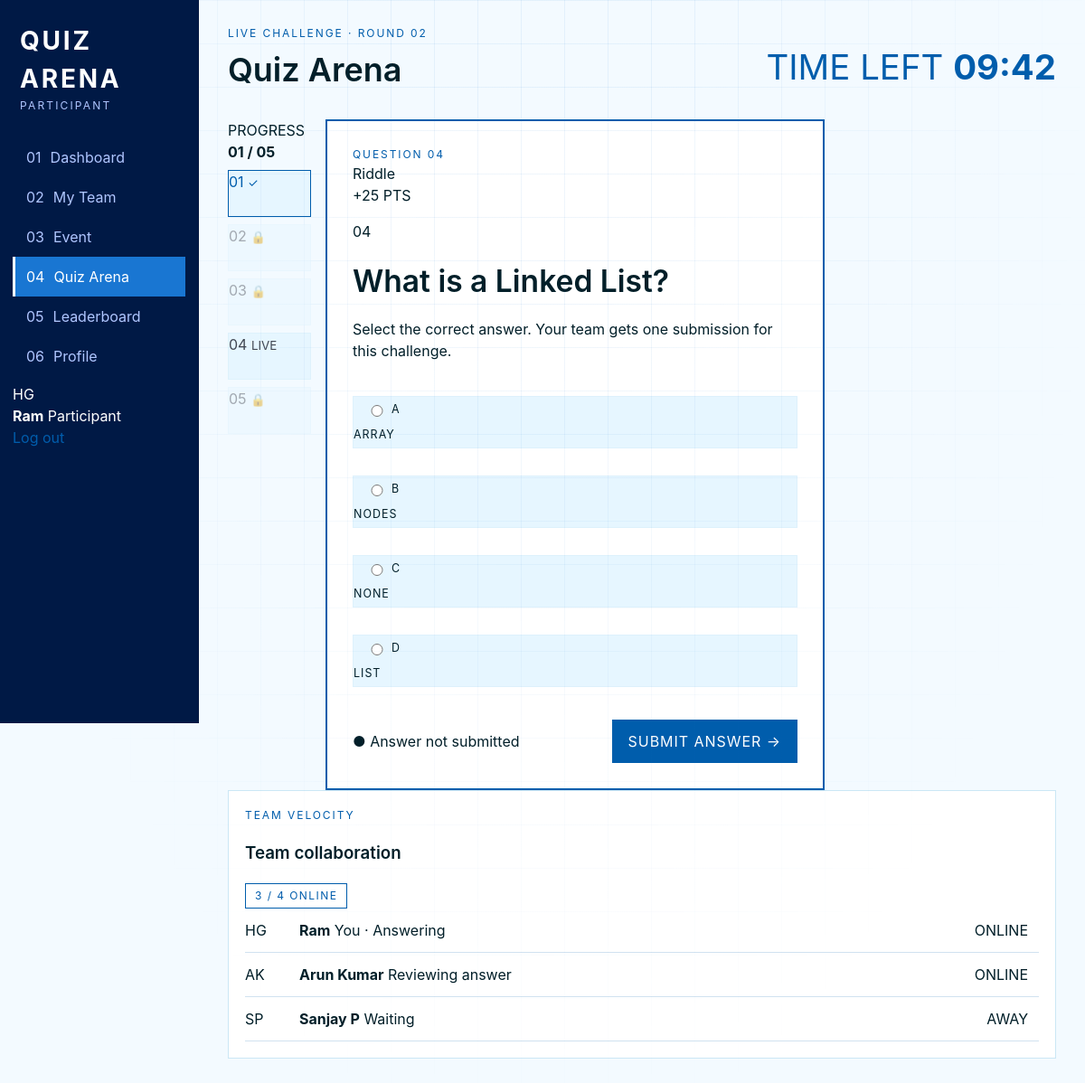
Screenshot of /student/arena/4 (signed in) with the database file from the repository.
### app.py (models this page shows)
class User(Base):
    __tablename__ = 'users'
    id = Column(Integer, primary_key=True, index=True)
    fullname = Column(String)
    email = Column(String, unique=True, index=True)
    password = Column(String)
    role = Column(String, default="student")
    team_id = Column(Integer, ForeignKey('teams.id'), nullable=True)
    team = relationship("Team", back_populates="members")

class Question(Base):
    __tablename__ = 'questions'
    id = Column(Integer, primary_key=True, index=True)
    question_text = Column(String)
    option_a = Column(String)
    option_b = Column(String)
    option_c = Column(String)
    option_d = Column(String)
    correct_option = Column(String)
    points = Column(Integer, default=10)
    type = Column(String, default="MCQ")
    submissions = relationship("Submission", back_populates="question")

### app.py (the view)
@app.route('/student/arena')
@app.route('/student/arena/<int:question_id>')
@login_required
def student_arena(question_id=None):
    db = get_db()
    user = db.query(User).filter(User.id == session.get('user_id')).first()
    if not user or not user.team_id:
        flash("You are not part of a team.")
        return redirect(url_for('student_dashboard'))
    submissions = db.query(Submission).filter(Submission.team_id == user.team_id).all()
    submitted_question_ids = [s.question_id for s in submissions]
    submitted_dict = {s.question_id: s for s in submissions}
    all_questions = db.query(Question).all()
    if question_id:
        current_question = next((q for q in all_questions if q.id == question_id), None)
    else:
        current_question = next((q for q in all_questions if q.id not in submitted_question_ids), None)
    total_questions = len(all_questions)
    answered_questions = len(submitted_question_ids)
    return render_template('arenastudent.html',
                           question=current_question,
                           all_questions=all_questions,
                           submitted_dict=submitted_dict,
                           total_questions=total_questions,
                           answered_questions=answered_questions,
                           user=session,
                           team=user.team)

### app.py (called while the page is built)
def get_db():
    if 'db' not in g:
        g.db = SessionLocal()
    return g.db

@app.teardown_appcontext
def teardown_db(exception):
    db = g.pop('db', None)
    if db is not None:
        db.close()

def login_required(f):
    @wraps(f)
    def decorated_function(*args, **kwargs):
        if 'logged_in' not in session:
            return redirect(url_for('login'))
        return f(*args, **kwargs)
    return decorated_function

### templates/arenastudent.html (shortened to what this page needs)
<!DOCTYPE html>
<html lang="en">
<head>
  <link rel="stylesheet" href="{{ url_for('static', filename='css/style.css') }}">
</head>
<body class="app-body" data-page="arena">
  <aside class="side-nav">
    <div class="brand-mark">
      <div>
        <strong style="font-size: 1.75rem; letter-spacing: 0.1em; color: var(--primary);">QUIZ ARENA</strong>
        <span>Participant</span>
      </div>
    </div>
    <nav>
      <a href="{{ url_for('student_dashboard') }}" class="nav-link">
        <span>01</span>
        Dashboard
      </a>
      <a href="{{ url_for('student_team') }}" class="nav-link">
        <span>02</span>
        My Team
      </a>
      <a href="{{ url_for('student_event') }}" class="nav-link">
        <span>03</span>
        Event
      </a>
      <a href="{{ url_for('student_arena') }}" class="nav-link active">
        <span>04</span>
        Quiz Arena
      </a>
      <a href="{{ url_for('student_leaderboard') }}" class="nav-link">
        <span>05</span>
        Leaderboard
      </a>
      <a href="{{ url_for('student_profile') }}" class="nav-link">
        <span>06</span>
        Profile
      </a>
    </nav>
    <div class="side-bottom">
      <div class="mini-profile">
        <div class="avatar">HG</div>
        <div>
          <strong>{{ user.get("fullname", "Student") }}</strong>
          <span>Participant</span>
        </div>
      </div>
      <a href="{{ url_for('logout') }}" class="logout-link">
        Log out
      </a>
    </div>
  </aside>
  <main class="content">
    <header class="topbar">
      <div>
        <p class="kicker">LIVE CHALLENGE · ROUND 02</p>
        <h1 class="page-title">
          Quiz Arena
        </h1>
      </div>
      <div class="timer">
        <span>TIME LEFT</span>
        <strong id="timer">09:42</strong>
      </div>
    </header>
    <section class="arena-shell">
      <aside class="q-rail">
        <div class="q-rail-head">
          <span>PROGRESS</span>
          <strong>{{ '%02d' % answered_questions }} / {{ '%02d' % total_questions }}</strong>
        </div>
        {% for q in all_questions %}
            <a href="{{ url_for('student_arena', question_id=q.id) }}" style="text-decoration: none; color: inherit; display: block;">
            {% if q.id in submitted_dict %}
                <div class="q-node done {% if question and question.id == q.id %}active{% endif %}" style="{% if question and question.id == q.id %}border: 2px solid #005dac;{% endif %}">
                  <span>{{ '%02d' % loop.index }}</span>
                  <small>✓</small>
                </div>
            {% elif (not question and q.id not in submitted_dict) or (question and question.id == q.id) %}
                <div class="q-node active">
                  <span>{{ '%02d' % loop.index }}</span>
                  <small>LIVE</small>
                </div>
            {% else %}
                <div class="q-node locked">
                  <span>{{ '%02d' % loop.index }}</span>
                  <small>🔒</small>
                </div>
            {% endif %}
            </a>
        {% endfor %}
      </aside>
      <div class="question-stage">
        {% if question %}
        <div class="question-top">
          <div>
            <p class="kicker">QUESTION {{ '%02d' % question.id }}</p>
            <span class="question-type">{{ question.type }}</span>
          </div>
          <span class="points">+{{ question.points }} PTS</span>
        </div>
        <div class="question-card">
          <p class="question-number">{{ '%02d' % question.id }}</p>
          <h2>{{ question.question_text }}</h2>
          <p class="question-hint">Select the correct answer. Your team gets one submission for this challenge.</p>
          {% if question.id in submitted_dict %}
             <div class="options" style="padding: 20px; background: #f0fdf4; border-radius: 8px; border: 1px solid #bbf7d0;">
                <h3 style="color: #166534; margin-bottom: 10px;">Already Submitted</h3>
                <p><strong>Your Answer:</strong> {{ submitted_dict[question.id].submitted_option }}</p>
                <p><strong>Status:</strong> {% if submitted_dict[question.id].is_correct %}Correct{% else %}Incorrect{% endif %}</p>
             </div>
             <div class="arena-actions" style="margin-top: 30px;">
               <div><span class="save-state" style="color: #166534;">● Answer submitted</span></div>
               <button class="btn" type="button" disabled style="opacity: 0.5; cursor: not-allowed;">Already Answered</button>
             </div>
          {% else %}
              <form id="answer-form" method="POST" action="{{ url_for('submit_answer') }}">
              <div class="options">
                <label class="option">
                  <input type="radio" name="answer" value="A">
                  <span class="option-key">A</span>
                  <span class="option-text">{{ question.option_a }}</span>
                </label>
                <label class="option">
                  <input type="radio" name="answer" value="B">
                  <span class="option-key">B</span>
                  <span class="option-text">{{ question.option_b }}</span>
                </label>
                <label class="option">
                  <input type="radio" name="answer" value="C">
                  <span class="option-key">C</span>
                  <span class="option-text">{{ question.option_c }}</span>
                </label>
                <label class="option">
                  <input type="radio" name="answer" value="D">
                  <span class="option-key">D</span>
                  <span class="option-text">{{ question.option_d }}</span>
                </label>
              </div>
              </form>
              <div class="arena-actions" style="margin-top: 30px;">
                <div><span class="save-state">● Answer not submitted</span></div>
                <button class="btn" type="button" onclick="document.getElementById('answer-form').submit()">Submit Answer →</button>
              </div>
          {% endif %}
        </div>
        {% else %}
        <div class="question-card" style="text-align: center; padding: 40px;">
          <h2>Congratulations!</h2>
          <p>You have completed all questions in the arena.</p>
        </div>
        {% endif %}
      </div>
    </section>
    <section class="panel">
      <div class="panel-head">
        <div>
          <p class="kicker">TEAM VELOCITY</p>
          <h3>
            Team collaboration
          </h3>
        </div>
        <span class="status-pill">
          3 / 4 ONLINE
        </span>
      </div>
      <div class="member-row">
        <div class="avatar">HG</div>
        <div>
          <strong>{{ user.get("fullname", "Student") }}</strong>
          <span>You · Answering</span>
        </div>
        <span class="member-status online">
          ONLINE
        </span>
      </div>
      <div class="member-row">
        <div class="avatar">AK</div>
        <div>
          <strong>Arun Kumar</strong>
          <span>Reviewing answer</span>
        </div>
        <span class="member-status online">
          ONLINE
        </span>
      </div>
      <div class="member-row">
        <div class="avatar">SP</div>
        <div>
          <strong>Sanjay P</strong>
          <span>Waiting</span>
        </div>
        <span class="member-status">
          AWAY
        </span>
      </div>
    </section>
  </main>
</body>
</html>

### rows the page displays
User: get "Ram"
Question: index "01"
Question: index "02"
Question: index "03"
Question: index "04", id "04", type "Riddle", points "25", question_text "What is a Linked List?", option_a "ARRAY", option_b "NODES", option_c "NONE", option_d "LIST"
Question: index "05"

### other values shown
{{ '%02d' % answered_questions }} "01"
{{ '%02d' % total_questions }} "05"
